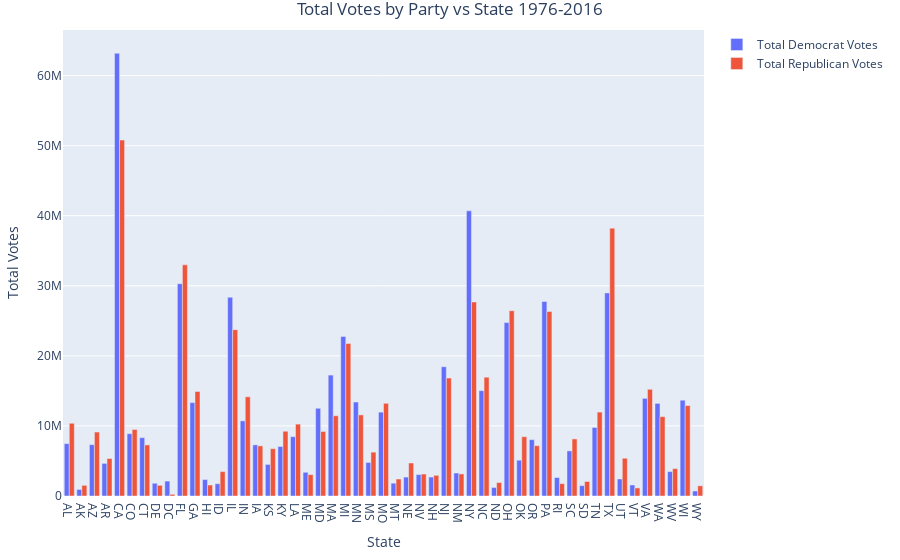

Notebook cell for this chart:
### Markdown cell above
## Plot Total Votes by Party for Each State

### Code cell
import plotly as px
import plotly.graph_objects as go


fig = go.Figure(data=[
    go.Bar(name='Total Democrat Votes', x=state_codes, y=[x[0] for x in state_leans.values()]),
    go.Bar(name='Total Republican Votes', x=state_codes, y=[x[1] for x in state_leans.values()]),
    
])
fig.update_layout(uniformtext_minsize=8, uniformtext_mode='hide', title="Total Votes by Party vs State 1976-2016",title_x=0.5)

fig['layout']['xaxis1'].update(tickmode='linear')
fig.update_layout(
    margin=dict(l=30, r=30, t=30, b=30),
    xaxis_title="State",
    yaxis_title="Total Votes"
)
fig.show()

### Figure 1 — Plotly figure (JSON) as saved in the notebook; plotly's stock layout.template omitted (floating-point values rounded to 4 significant figures)
{"data": [{"name": "Total Democrat Votes", "type": "bar", "x": ["AL", "AK", "AZ", "AR", "CA", "CO", "CT", "DE", "DC", "FL", "GA", "HI", "ID", "IL", "IN", "IA", "KS", "KY", "LA", "ME", "MD", "MA", "MI", "MN", "MS", "MO", "MT", "NE", "NV", "NH", "NJ", "NM", "NY", "NC", "ND", "OH", "OK", "OR", "PA", "RI", "SC", "SD", "TN", "TX", "UT", "VT", "VA", "WA", "WV", "WI", "WY"], "y": [7474816, 931882, 7326637, 4655456, 63180373, 8896577, 8327796, 1818793, 2129296, 30300162, 13332891, 2343508, 1753706, 28360406, 10727922, 7296959, 4507214, 7066624, 8467599, 3385302, 12518530, 17255316, 22780090, 13412331, 4786125, 11966663, 1827449, 2706445, 3058197, 2705530, 18449025, 3281068, 40698152, 15033244, 1219846, 24747228, 5108802, 8044327, 27761415, 2632597, 6437175, 1478286, 9780143, 28988063, 2428530, 1572904, 13936686, 13222559, 3484238, 13670610, 717627]}, {"name": "Total Republican Votes", "type": "bar", "x": ["AL", "AK", "AZ", "AR", "CA", "CO", "CT", "DE", "DC", "FL", "GA", "HI", "ID", "IL", "IN", "IA", "KS", "KY", "LA", "ME", "MD", "MA", "MI", "MN", "MS", "MO", "MT", "NE", "NV", "NH", "NJ", "NM", "NY", "NC", "ND", "OH", "OK", "OR", "PA", "RI", "SC", "SD", "TN", "TX", "UT", "VT", "VA", "WA", "WV", "WI", "WY"], "y": [10378307, 1520232, 9128558, 5351630, 50798923, 9487553, 7291466, 1526169, 236622, 32987832, 14914584, 1567019, 3484644, 23739254, 14159426, 7155177, 6756200, 9244152, 10256487, 3051630, 9211406, 11454247, 21772499, 11576776, 6257394, 13230342, 2423410, 4714268, 3134889, 2952235, 16840435, 3150849, 27693375, 16955145, 1920786, 26446831, 8461174, 7178360, 26326922, 1764906, 8145050, 2067460, 11974762, 38227274, 5390364, 1151681, 15232689, 11325818, 3905145, 12909841, 1454175]}], "layout": {"margin": {"b": 30, "l": 30, "r": 30, "t": 30}, "title": {"text": "Total Votes by Party vs State 1976-2016", "x": 0.5}, "uniformtext": {"minsize": 8, "mode": "hide"}, "xaxis": {"tickmode": "linear", "title": {"text": "State"}}, "yaxis": {"title": {"text": "Total Votes"}}}}
